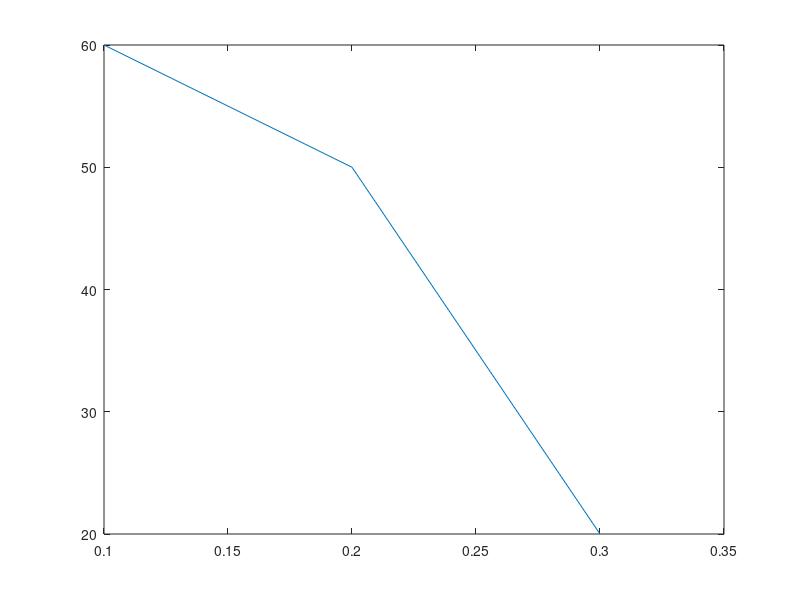

Reproduce this figure in MATLAB. (Note: this script raises an error after producing the figure.)
blockradii = [0.1, 0.2, 0.3];
x = blockradii;
y = [60,50,20];
plot(x,y);
xlabel("block radii", 'fontSize', 12, 'fontColor', 'red');
ylabel("quality metric");
title("streo pair 1");